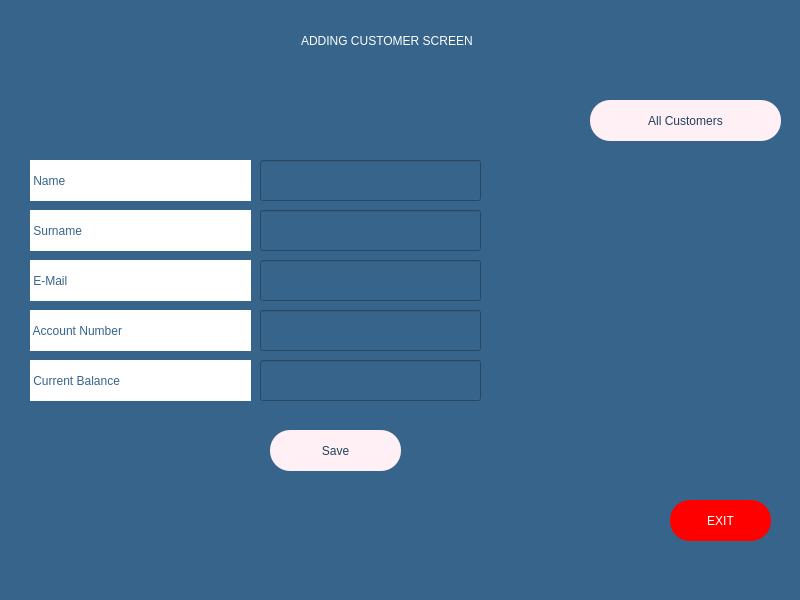
<?xml version="1.0" encoding="UTF-8"?>
<ui version="4.0">
 <class>MainWindow</class>
 <widget class="QMainWindow" name="MainWindow">
  <property name="geometry">
   <rect>
    <x>0</x>
    <y>0</y>
    <width>800</width>
    <height>600</height>
   </rect>
  </property>
  <property name="windowTitle">
   <string>MainWindow</string>
  </property>
  <property name="styleSheet">
   <string notr="true">background-color: rgb(54, 100, 139);</string>
  </property>
  <widget class="QWidget" name="centralwidget">
   <widget class="QLineEdit" name="li_name">
    <property name="geometry">
     <rect>
      <x>260</x>
      <y>160</y>
      <width>221</width>
      <height>41</height>
     </rect>
    </property>
    <property name="styleSheet">
     <string notr="true">color: rgb(255, 255, 255);
font: 63 14pt &quot;Montserrat SemiBold&quot;;</string>
    </property>
   </widget>
   <widget class="QLineEdit" name="li_surname">
    <property name="geometry">
     <rect>
      <x>260</x>
      <y>210</y>
      <width>221</width>
      <height>41</height>
     </rect>
    </property>
    <property name="styleSheet">
     <string notr="true">color: rgb(255, 255, 255);
font: 63 14pt &quot;Montserrat SemiBold&quot;;</string>
    </property>
   </widget>
   <widget class="QLineEdit" name="li_email">
    <property name="geometry">
     <rect>
      <x>260</x>
      <y>260</y>
      <width>221</width>
      <height>41</height>
     </rect>
    </property>
    <property name="styleSheet">
     <string notr="true">color: rgb(255, 255, 255);
font: 63 14pt &quot;Montserrat SemiBold&quot;;</string>
    </property>
   </widget>
   <widget class="QPushButton" name="B_save">
    <property name="geometry">
     <rect>
      <x>270</x>
      <y>430</y>
      <width>131</width>
      <height>41</height>
     </rect>
    </property>
    <property name="styleSheet">
     <string notr="true">background-color: rgb(255, 240, 245);
color: rgb(34, 64, 89);
font: 63 14pt &quot;Montserrat SemiBold&quot;;
border-radius: 20 </string>
    </property>
    <property name="text">
     <string>Save</string>
    </property>
    <property name="checkable">
     <bool>false</bool>
    </property>
   </widget>
   <widget class="QPushButton" name="B_exit">
    <property name="geometry">
     <rect>
      <x>670</x>
      <y>500</y>
      <width>101</width>
      <height>41</height>
     </rect>
    </property>
    <property name="styleSheet">
     <string notr="true">background-color: rgb(255, 0, 0);
font: 63 14pt &quot;Montserrat SemiBold&quot;;
border-radius: 20;
color: rgb(255, 255, 255);
</string>
    </property>
    <property name="text">
     <string>EXIT</string>
    </property>
    <property name="checkable">
     <bool>false</bool>
    </property>
   </widget>
   <widget class="QLabel" name="la_name">
    <property name="geometry">
     <rect>
      <x>30</x>
      <y>160</y>
      <width>221</width>
      <height>41</height>
     </rect>
    </property>
    <property name="styleSheet">
     <string notr="true">color: rgb(54, 100, 139);
font: 63 14pt &quot;Montserrat SemiBold&quot;;
background-color: rgb(255, 255, 255);</string>
    </property>
    <property name="text">
     <string> Name</string>
    </property>
   </widget>
   <widget class="QLabel" name="la_surname">
    <property name="geometry">
     <rect>
      <x>30</x>
      <y>210</y>
      <width>221</width>
      <height>41</height>
     </rect>
    </property>
    <property name="styleSheet">
     <string notr="true">color: rgb(54, 100, 139);
background-color: rgb(255, 255, 255);
font: 63 14pt &quot;Montserrat SemiBold&quot;;</string>
    </property>
    <property name="text">
     <string> Surname</string>
    </property>
   </widget>
   <widget class="QLabel" name="la_mail">
    <property name="geometry">
     <rect>
      <x>30</x>
      <y>260</y>
      <width>221</width>
      <height>41</height>
     </rect>
    </property>
    <property name="styleSheet">
     <string notr="true">color: rgb(54, 100, 139);
background-color: rgb(255, 255, 255);
font: 63 14pt &quot;Montserrat SemiBold&quot;;</string>
    </property>
    <property name="text">
     <string> E-Mail</string>
    </property>
   </widget>
   <widget class="QLabel" name="la_accnumber">
    <property name="geometry">
     <rect>
      <x>30</x>
      <y>310</y>
      <width>221</width>
      <height>41</height>
     </rect>
    </property>
    <property name="styleSheet">
     <string notr="true">color: rgb(54, 100, 139);
background-color: rgb(255, 255, 255);
font: 63 14pt &quot;Montserrat SemiBold&quot;;</string>
    </property>
    <property name="text">
     <string> Account Number</string>
    </property>
   </widget>
   <widget class="QLineEdit" name="li_accountno">
    <property name="geometry">
     <rect>
      <x>260</x>
      <y>310</y>
      <width>221</width>
      <height>41</height>
     </rect>
    </property>
    <property name="styleSheet">
     <string notr="true">color: rgb(255, 255, 255);
font: 63 14pt &quot;Montserrat SemiBold&quot;;</string>
    </property>
   </widget>
   <widget class="QPushButton" name="b_allcustomers">
    <property name="geometry">
     <rect>
      <x>590</x>
      <y>100</y>
      <width>191</width>
      <height>41</height>
     </rect>
    </property>
    <property name="styleSheet">
     <string notr="true">background-color: rgb(255, 240, 245);
color: rgb(34, 64, 89);
font: 63 14pt &quot;Montserrat SemiBold&quot;;
border-radius: 20 </string>
    </property>
    <property name="text">
     <string>All Customers</string>
    </property>
    <property name="checkable">
     <bool>false</bool>
    </property>
   </widget>
   <widget class="QLabel" name="label_5">
    <property name="geometry">
     <rect>
      <x>80</x>
      <y>0</y>
      <width>611</width>
      <height>81</height>
     </rect>
    </property>
    <property name="styleSheet">
     <string notr="true">color: rgb(255, 255, 255);
font: 63 18pt &quot;Montserrat SemiBold&quot;;</string>
    </property>
    <property name="text">
     <string> ADDING CUSTOMER SCREEN</string>
    </property>
    <property name="alignment">
     <set>Qt::AlignCenter</set>
    </property>
   </widget>
   <widget class="QLabel" name="la_curbalance">
    <property name="geometry">
     <rect>
      <x>30</x>
      <y>360</y>
      <width>221</width>
      <height>41</height>
     </rect>
    </property>
    <property name="styleSheet">
     <string notr="true">color: rgb(54, 100, 139);
background-color: rgb(255, 255, 255);
font: 63 14pt &quot;Montserrat SemiBold&quot;;</string>
    </property>
    <property name="text">
     <string> Current Balance</string>
    </property>
   </widget>
   <widget class="QLineEdit" name="li_balance">
    <property name="geometry">
     <rect>
      <x>260</x>
      <y>360</y>
      <width>221</width>
      <height>41</height>
     </rect>
    </property>
    <property name="styleSheet">
     <string notr="true">color: rgb(255, 255, 255);
font: 63 14pt &quot;Montserrat SemiBold&quot;;</string>
    </property>
   </widget>
  </widget>
  <widget class="QMenuBar" name="menubar">
   <property name="geometry">
    <rect>
     <x>0</x>
     <y>0</y>
     <width>800</width>
     <height>26</height>
    </rect>
   </property>
  </widget>
  <widget class="QStatusBar" name="statusbar"/>
 </widget>
 <resources/>
 <connections/>
</ui>
